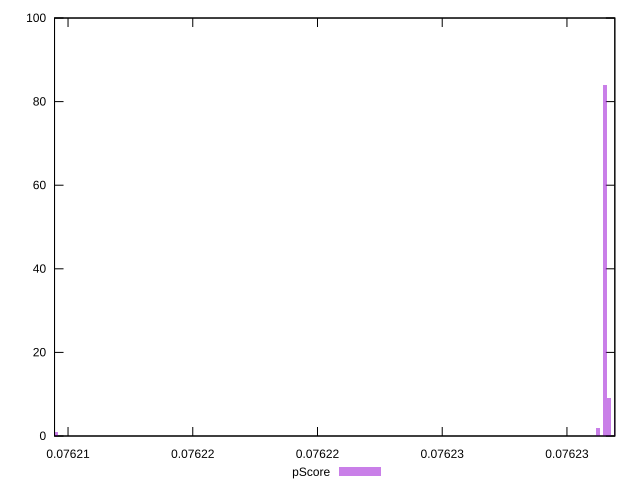

Recreate this plot in gnuplot.
reset

$pScore <<EOF
0.07620951778854439 1
0.07623153123310898 84
0.0762312377205148 2
0.07623197150200028 4
0.07623167798940608 9
EOF

set key outside below
set boxwidth 1.4675629709729265e-7
set xrange [0.07620945870126006:0.07623191895666198]
set yrange [0:100]
set trange [0:100]
set style fill transparent solid 0.5 noborder
set terminal svg size 640, 490 enhanced background rgb 'white'
set output "reports/report_00033_2021-03-01T14-23-16.841Z/uses-long-cache-ttl/samples/astro-inner-cached/pScore/histogram.svg"

plot $pScore title "pScore" with boxes

reset
